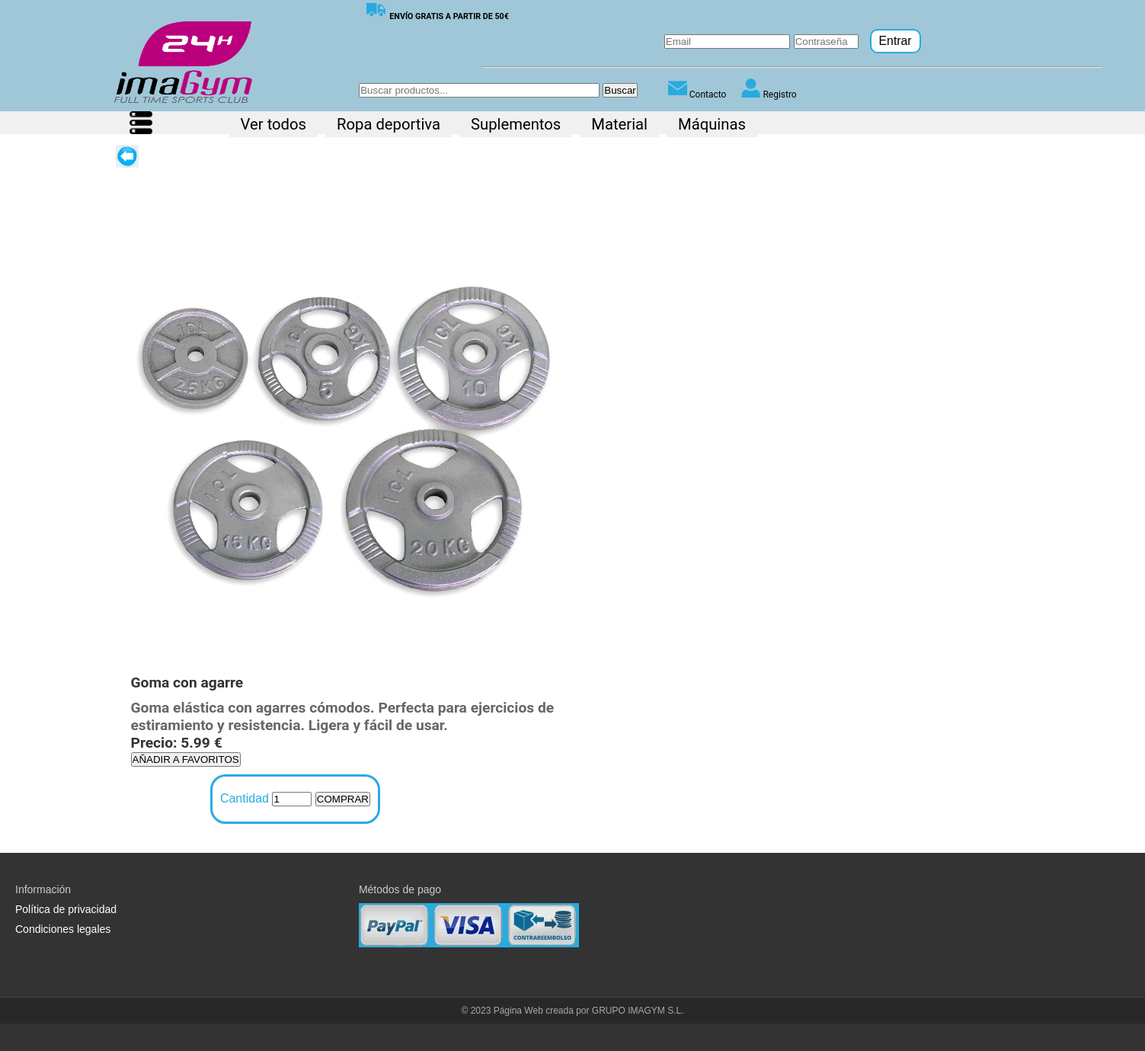
/detalles.php?ProductoID=9, run on an earlier commit of the app's database.
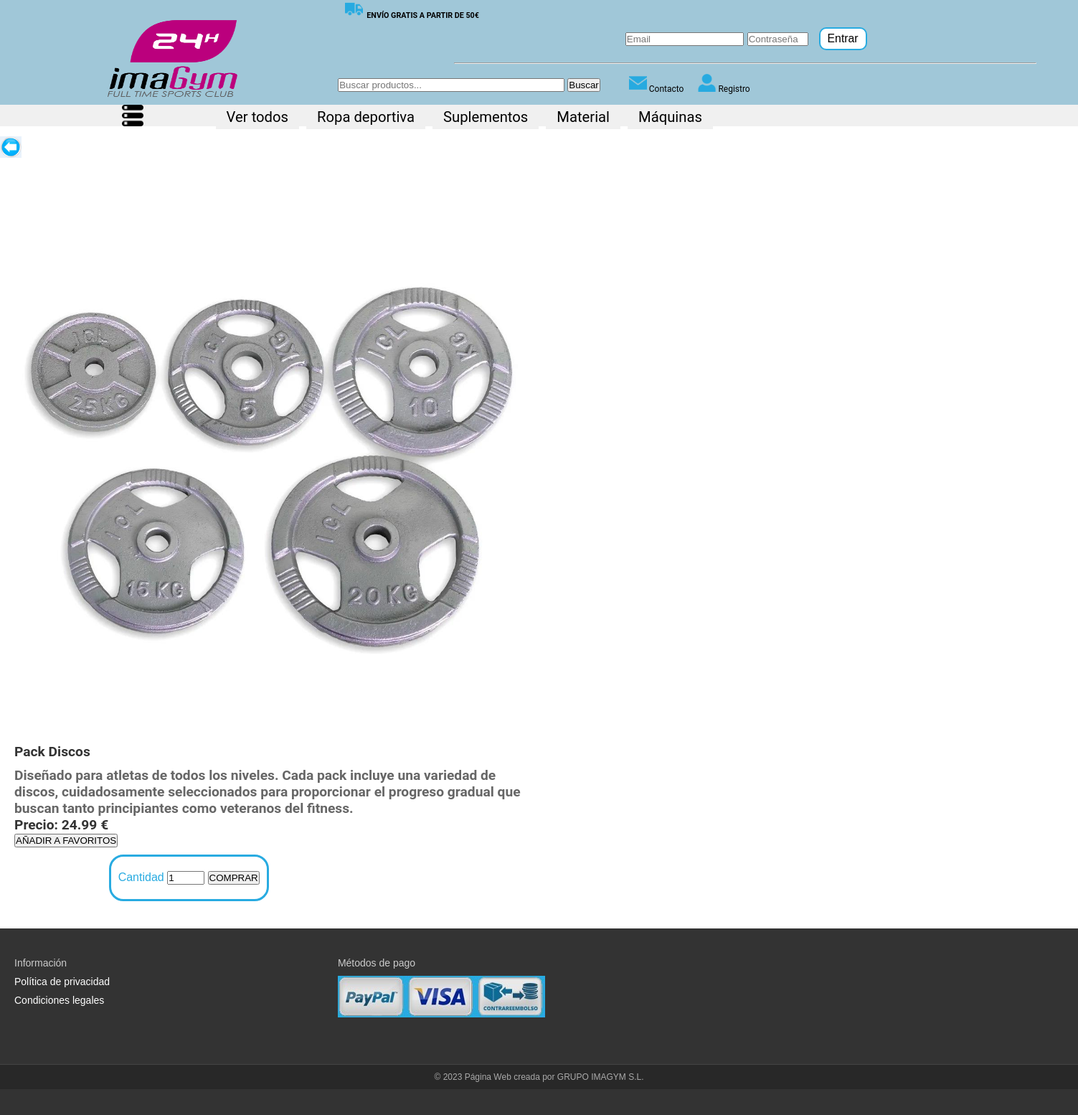
And on a later commit of the database.
### tables this page shows
CREATE TABLE Productos (
    ID INT PRIMARY KEY AUTO_INCREMENT,
    Nombre VARCHAR(255) NOT NULL,
    Imagen VARCHAR(100) NOT NULL,
    Precio DECIMAL(10, 2) NOT NULL,
    Stock INT NOT NULL,
    CategoriaID INT NOT NULL,
    GeneroID INT NOT NULL,
    Descripcion TEXT NOT NULL,
    FOREIGN KEY (CategoriaID) REFERENCES Categorias(ID),
    FOREIGN KEY (GeneroID) REFERENCES Generos(ID)
);

### detalles.php (the view, shortened to what this page needs)
<!doctype html>
<html lang="es">
	<head>
		<link rel="stylesheet" href="css/principal.css">
		<link rel="stylesheet" href="css/detalles.css">
	</head>
	<body>
		<div id="body">
			<?php include('cabecera.php');?>
			<section>
				<div id="articulos">
					<div id="derecha">
					<h6 class="volver"><a href="javascript:history.go(-1)"><img title="Volver atrás" src="imagenes/volver.jpg"></img></a></h6>
						<?php
							$ProductoID=$_GET["ProductoID"];
							$consultadetalles="SELECT * FROM productos WHERE ID='$ProductoID'";
							$resultadodetalles=mysqli_query($conexion, $consultadetalles);
							while ($registrodetalles=mysqli_fetch_row($resultadodetalles)){?>
						<div id="producto">
							<div id="producto1">
								<br>
								<br><br>
								<div id="prenda"><img src="<?php echo $registrodetalles[2];?>"></img></div>
							</div>
							<div id="detalles">
								<p id="art"><b><?php echo $registrodetalles[1];?></b></p>
								<p id="descripcion"><b><?php echo $registrodetalles[7];?></b></p>
								<p id="precio"><b>Precio: <?php echo $registrodetalles[3] . " €";?></b></p>
								<form method='POST' action='<?php echo isset($_SESSION["cliente"]) ? "./añadir-favoritos.php?ProductoID=" . $registrodetalles[0] : "registro.php"; ?>' target='_self'>
    							<input type='submit' id='boton-favoritos' value='AÑADIR A FAVORITOS'>
								</form>
								<button id="comprar" type="submit">
								<form method='POST' action='<?php echo isset($_SESSION['cliente']) ? "./añadir-cesta.php?ProductoID=" . $registrodetalles[0] : "registro.php"; ?>' target='_self'>
   							 <label>Cantidad</label>
    							<input type='number' name='cantidad' min='<?php echo ($registrodetalles[4] > 0) ? "1" : "0"; ?>' max='<?php echo $registrodetalles[4]; ?>' value='<?php echo ($registrodetalles[4] > 0) ? "1" : "0"; ?>' />
									<input type="submit" id="boton" value="COMPRAR">
								</form>
							</div>
							<br><br>
						</div>
						<?php } ?>
					</div>
				</div>
			</section>
			<?php include('pie.php');?>
		</div>
	</body>
</html>

### cabecera.php (shortened to what this page needs)
<!doctype html>
<html lang="es">
	<head>
		<link rel="stylesheet" href="css/cabecera.css">
	</head>
	<body>
		<header>
			<div id="header">
				<div id="principio">
					<h6 id="camion">
						<img width='40' src='imagenes/camion.jpg'>&nbsp ENVÍO GRATIS A PARTIR DE 50€
					</h6>
				</div>
				<div id="cabecera_alta">
					<div id="logo">
						<a href="index.php"><div id="imagen" title="Ir a inicio"></div><a>
					</div>
					<div id="caja2">
						<div id="usuario">
							<form action="insertarcliente.php" method="POST">
							<?php
								if(!isset($_SESSION["cliente"])){
									echo "<input class='usuario' type='text' size='18' name='usu' placeholder='Email'>
									<input class='usuario' type='password' size='8' name='pass' placeholder='Contraseña'>
									<button class='boton' type='submit'>Entrar</button>";
								}
							?>
							</form>
						</div>
						<hr class="linea1">
					<form action="producto.php" method="GET">
   									 <input type="text" id="busqueda" name="busqueda" placeholder="Buscar productos...">
    								  <button type="submit">Buscar</button>
									</form>
					<div id="contacto">
							<nav id="A">
								<ul>
									<li><a href="contacto.php"><img src="imagenes/sobre.png"> Contacto</a><li>
									<?php if(!isset($_SESSION["cliente"])): ?>
               							 <li><a href="registro.php"><img src="imagenes/usuario.png"> Registro</a><li>
            						<?php endif; ?>
								</ul>
							</nav>
						</div>
					</div>
				</div>
				<div id="cabecera_baja">
					<nav>
						<ul id="B">
						<div class="menu-desplegable">
							<a href="javascript:void(0)">
								<img src="imagenes/menu.png" alt="Menú" />
							</a>
						</div>
							<li><a href="producto.php">Ver todos</a></li>
							<li><a href="producto.php?categoria=1">Ropa deportiva</a></li>
							<li><a href="producto.php?categoria=4">Suplementos</a></li>
							<li><a href="producto.php?categoria=2">Material </a></li>
							<li><a href="producto.php?categoria=3">Máquinas</a></li>
						</ul>
					</nav>
				</div>
			</div>
		</header>
	</body>
</html>

### pie.php (shortened to what this page needs)
<!doctype html>
<html lang="es">
	<head>
		<link rel="stylesheet" href="css/pie.css">
	</head>
	<body>
		<footer>
			<div id="footer">
				<div id="pies">
					<div id="pie1">
						<ul>
							<li>Información</li>
							<li><a href="politica.php">Política de privacidad</a></li>
							<li><a href="condiciones.php">Condiciones legales</a></li>
						</ul>
					</div>
					<div id="pie3">
						<ul>
							<li>Métodos de pago</li>
							<li><img src="imagenes\pagos\pagos.jpg"></li>
						</ul><br><br>
					</div>
				</div>
				<div id="creador">
					<p id="mcs">© 2023 Página Web creada por GRUPO IMAGYM S.L.</p>
				</div><br>
			</div>
		</footer>
	</body>
</html>

### css/principal.css (style rules this page uses)
* { margin: 0; padding: 0; box-sizing: border-box; }
body { background: white; font-family: 'Roboto', sans-serif; margin: 0; }
#body { width: 100%; min-height: 100vh; margin: auto; background: white; box-shadow: 0 2px 4px rgba(0,0,0,0.1); border-radius: 8px; }

### css/detalles.css (style rules this page uses)
* { margin: 0px; padding: 0px; }
#articulos { width: 100%; overflow: hidden; display: flex; justify-content: center; }
#producto, #detalles { flex: 1; }
#producto { max-width: 50%; order: 1; }
#detalles { padding-left: 20px; order: 2; }
.volver img { width: 30px; margin-top: 10px; }
#comprar { margin-left: 18%; margin-top: 10px; border-radius: 20px; border: 3px solid #28abe1; font-size: 1em; text-align: center; padding: 20px 10px; text-decoration: none; transition: all 0.3s ease; background-color: white; color: #28abe1; }
#detalles p { font-size: 1.2em; }
#prenda img { width: 100%; height: auto; transition: transform 0.3s ease; }
#art, #precio { font-size: 1.2em; color: #333; }
#descripcion { font-size: 14px; color: #666; margin-top: 10px; }

### css/cabecera.css (style rules this page uses)
* { margin:0px; padding:0px; }
#principio img { width:25px; }
#camion { margin-left: 32%; }
#cabecera_alta { width: 100%; height: 80%; }
#logo { width: 12%; height: 90%; float: left; margin-left: 10%; }
#imagen { width: 100%; height:100%; margin: auto; background:url(../imagenes/logotipo.png) center center; background-size: 100% 100%; }
#caja2 { width: 60%; height: 100%; float: right; }
#usuario { width: 100%; height: 50%; float:right; }
#usuario form { width:70%; height:100%; float:right; font-size:1.1em; }
#usuario .boton { margin-top: 10px; margin-left:10px; border-radius: 10px; border: 2px solid #28abe1; font-size: 0.9em; text-align: center; padding: 5px 10px; text-decoration: none; transition: all 0.2s ease; background-color: white; color: black; }
.linea1 { width: 90%; margin-left: 2em; }
#contacto { width: 70%; height: 48%; float: right; }
#A { margin: auto; width: 800px; font-family: 'Roboto', sans-serif; }
#A ul a { text-decoration: none; display: block; padding: 0px 5px; margin-top: 5px; font-size: 0.75em; color: black; }
#busqueda { width: 35%; height: 50%; margin-left: -130px; margin-top: 20px; }
#A ul { list-style: none; margin-top: -35px; }
#A ul > li { float: left; margin-right: 10px; }
#A ul img { width: 25px; height: 25px; }
#cabecera_baja { width: 100%; height: 20%; background: #f0f0f0; }
#B { margin-left: 20%; font-family: 'Roboto', sans-serif; }
#B li a { background: #f0f0f0; text-decoration: none; padding: 5px 15px; display: block; color: black; }
#B > li { float: left; list-style: none; font-size: 1.1em; margin-right: 10px; }
.menu-desplegable { position: relative; display: inline-block; cursor: pointer; }
.menu-desplegable a img { width: 30px; height: auto; margin-left: -850px; margin-bottom: 130px; }
#header { width: 100%; height: 150px; margin: auto; background-color: #a0c7d8; border-bottom: 2px solid #f0f0f0; }
#cabecera_alta, #cabecera_baja { font-family: 'Arial', sans-serif; }
#cabecera_baja a { font-size: 1.15em; padding: 8px 16px; transition: background-color 0.3s, color 0.3s; }

### css/pie.css (style rules this page uses)
* { margin:0px; padding:0px; bottom:0px; }
#footer { width: 100%; overflow: hidden; font-size: 14px; background: #333; color: #fff; font-family: 'Arial', sans-serif; padding: 20px 0; }
#pies { width: 100%; overflow: hidden; }
#pie1, #pie3 { width: 30%; float: left; padding: 20px; box-sizing: border-box; }
#pie1 ul, #pie3 ul { padding: 0; }
#pie1 ul li, #pie3 ul li { list-style-type: none; margin-bottom: 10px; color: #ccc; }
#pie1 ul li a, #pie3 ul li a { text-decoration: none; color: #fff; transition: color 0.3s ease, text-decoration 0.3s ease; }
#creador { width: 100%; text-align: center; padding: 10px 0; font-size: 12px; border-top: 1px solid #444; background-color: #282828; color: #aaa; }
#mcs { font-size: 12px; }

What changed in the data, as far as the page shows it:
changed productos: Nombre "Goma con agarre" → "Pack Discos"; Descripcion "Goma elástica con agarres cómodos. Perfecta para ejercicios de estiramiento y resistencia. Ligera y fácil de usar." → "Diseñado para atletas de todos los niveles. Cada pack incluye una variedad de discos, cuidadosamente seleccionados para proporcionar el progreso gradual que buscan tanto principiantes como veteranos del fitness."; Precio "5.99" → "24.99"
